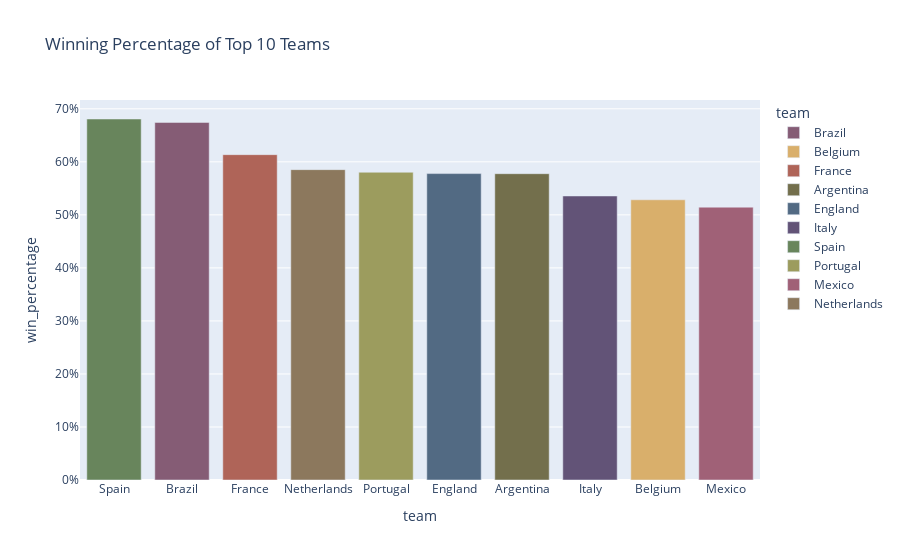

Notebook code for this chart:
### Markdown cell above
#### Win percetage per team

### Code cell
fig = px.bar(top_ten_teams, x='team', y='win_percentage', color='team', title='Winning Percentage of Top 10 Teams', color_discrete_sequence=px.colors.qualitative.Antique)
fig.update_yaxes(matches=None, showticklabels=True, tickformat=".0%")
fig.update_layout(hovermode="x unified", xaxis={
                  'categoryorder': 'total descending'})

### Figure 1 — Plotly figure (JSON) as saved in the notebook; plotly's stock layout.template omitted (floating-point values rounded to 4 significant figures)
{"data": [{"alignmentgroup": "True", "hovertemplate": "team=%{x}<br>win_percentage=%{y}<extra></extra>", "legendgroup": "Brazil", "marker": {"color": "rgb(133, 92, 117)", "pattern": {"shape": ""}}, "name": "Brazil", "offsetgroup": "Brazil", "orientation": "v", "showlegend": true, "textposition": "auto", "type": "bar", "x": ["Brazil"], "xaxis": "x", "y": [0.6744], "yaxis": "y"}, {"alignmentgroup": "True", "hovertemplate": "team=%{x}<br>win_percentage=%{y}<extra></extra>", "legendgroup": "Belgium", "marker": {"color": "rgb(217, 175, 107)", "pattern": {"shape": ""}}, "name": "Belgium", "offsetgroup": "Belgium", "orientation": "v", "showlegend": true, "textposition": "auto", "type": "bar", "x": ["Belgium"], "xaxis": "x", "y": [0.5284], "yaxis": "y"}, {"alignmentgroup": "True", "hovertemplate": "team=%{x}<br>win_percentage=%{y}<extra></extra>", "legendgroup": "France", "marker": {"color": "rgb(175, 100, 88)", "pattern": {"shape": ""}}, "name": "France", "offsetgroup": "France", "orientation": "v", "showlegend": true, "textposition": "auto", "type": "bar", "x": ["France"], "xaxis": "x", "y": [0.6135], "yaxis": "y"}, {"alignmentgroup": "True", "hovertemplate": "team=%{x}<br>win_percentage=%{y}<extra></extra>", "legendgroup": "Argentina", "marker": {"color": "rgb(115, 111, 76)", "pattern": {"shape": ""}}, "name": "Argentina", "offsetgroup": "Argentina", "orientation": "v", "showlegend": true, "textposition": "auto", "type": "bar", "x": ["Argentina"], "xaxis": "x", "y": [0.5777], "yaxis": "y"}, {"alignmentgroup": "True", "hovertemplate": "team=%{x}<br>win_percentage=%{y}<extra></extra>", "legendgroup": "England", "marker": {"color": "rgb(82, 106, 131)", "pattern": {"shape": ""}}, "name": "England", "offsetgroup": "England", "orientation": "v", "showlegend": true, "textposition": "auto", "type": "bar", "x": ["England"], "xaxis": "x", "y": [0.5778], "yaxis": "y"}, {"alignmentgroup": "True", "hovertemplate": "team=%{x}<br>win_percentage=%{y}<extra></extra>", "legendgroup": "Italy", "marker": {"color": "rgb(98, 83, 119)", "pattern": {"shape": ""}}, "name": "Italy", "offsetgroup": "Italy", "orientation": "v", "showlegend": true, "textposition": "auto", "type": "bar", "x": ["Italy"], "xaxis": "x", "y": [0.5356], "yaxis": "y"}, {"alignmentgroup": "True", "hovertemplate": "team=%{x}<br>win_percentage=%{y}<extra></extra>", "legendgroup": "Spain", "marker": {"color": "rgb(104, 133, 92)", "pattern": {"shape": ""}}, "name": "Spain", "offsetgroup": "Spain", "orientation": "v", "showlegend": true, "textposition": "auto", "type": "bar", "x": ["Spain"], "xaxis": "x", "y": [0.6808], "yaxis": "y"}, {"alignmentgroup": "True", "hovertemplate": "team=%{x}<br>win_percentage=%{y}<extra></extra>", "legendgroup": "Portugal", "marker": {"color": "rgb(156, 156, 94)", "pattern": {"shape": ""}}, "name": "Portugal", "offsetgroup": "Portugal", "orientation": "v", "showlegend": true, "textposition": "auto", "type": "bar", "x": ["Portugal"], "xaxis": "x", "y": [0.5804], "yaxis": "y"}, {"alignmentgroup": "True", "hovertemplate": "team=%{x}<br>win_percentage=%{y}<extra></extra>", "legendgroup": "Mexico", "marker": {"color": "rgb(160, 97, 119)", "pattern": {"shape": ""}}, "name": "Mexico", "offsetgroup": "Mexico", "orientation": "v", "showlegend": true, "textposition": "auto", "type": "bar", "x": ["Mexico"], "xaxis": "x", "y": [0.5145], "yaxis": "y"}, {"alignmentgroup": "True", "hovertemplate": "team=%{x}<br>win_percentage=%{y}<extra></extra>", "legendgroup": "Netherlands", "marker": {"color": "rgb(140, 120, 93)", "pattern": {"shape": ""}}, "name": "Netherlands", "offsetgroup": "Netherlands", "orientation": "v", "showlegend": true, "textposition": "auto", "type": "bar", "x": ["Netherlands"], "xaxis": "x", "y": [0.5853], "yaxis": "y"}], "layout": {"barmode": "relative", "hovermode": "x unified", "legend": {"title": {"text": "team"}, "tracegroupgap": 0}, "title": {"text": "Winning Percentage of Top 10 Teams"}, "xaxis": {"anchor": "y", "categoryarray": ["Brazil", "Belgium", "France", "Argentina", "England", "Italy", "Spain", "Portugal", "Mexico", "Netherlands"], "categoryorder": "total descending", "domain": [0, 1], "title": {"text": "team"}}, "yaxis": {"anchor": "x", "domain": [0, 1], "showticklabels": true, "tickformat": ".0%", "title": {"text": "win_percentage"}}}}
